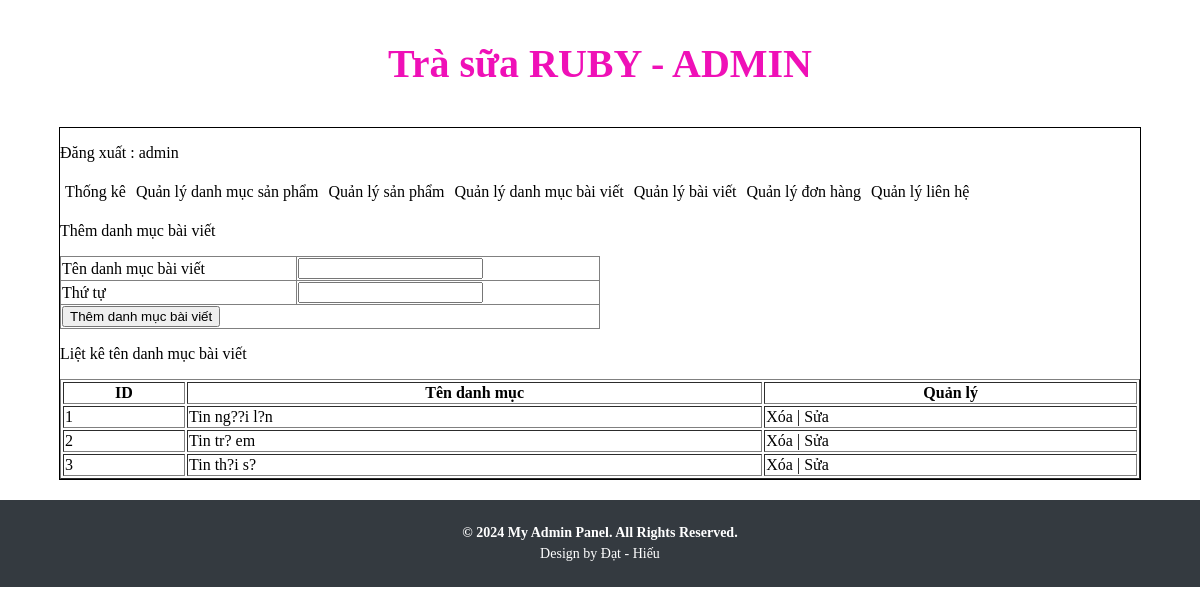
The app's page /admin/index.php?action=quanlydanhmucbaiviet&query=them (signed in) with its own data.
### tables this page shows
CREATE TABLE IF NOT EXISTS `tbl_danhmucbaiviet` (
  `id_baiviet` int(11) NOT NULL AUTO_INCREMENT,
  `tendanhmuc_baiviet` varchar(255) NOT NULL,
  `thutu` int(11) NOT NULL,
  PRIMARY KEY (`id_baiviet`)
);

### admin/modules/quanlydanhmucbaiviet/lietke.php (the view, shortened to what this page needs)
<?php
    $sql_lietke_danhmucbv = "SELECT * FROM tbl_danhmucbaiviet ORDER BY thutu DESC";
    $query_lietke_danhmucbv = mysqli_query($mysqli,$sql_lietke_danhmucbv);
?>
<p>Liệt kê tên danh mục bài viết</p>
<table style="width:100%" border="1" style="border-collapse: collapse;">
    <tr>
        <th>ID</th>
        <th>Tên danh mục</th>
        <th>Quản lý</th>
    </tr>
    <?php
        $i=0;
        while($row = mysqli_fetch_array($query_lietke_danhmucbv)){
        $i++;
    ?>
    <tr>
        <td><?php echo $i  ?></td>
        <td><?php echo $row['tendanhmuc_baiviet'] ?></td>
        <td>
            <a href="modules/quanlydanhmucbaiviet/xuly.php?idbaiviet=<?php echo $row['id_baiviet'] ?>">Xóa</a> |
            <a href="?action=quanlydanhmucbaiviet&query=sua&idbaiviet=<?php echo $row['id_baiviet'] ?>">Sửa</a>
        </td>
    </tr>
    <?php
        }
    ?>
</table>

### admin/css/style.css (style rules this page uses)
body { margin: 0; padding: 0; }

### admin/index.php (style rules this page uses)
a { text-decoration: none; color: black; }

### admin/modules/quanlydanhmucbaiviet/lietke.php (style rules this page uses)
a { text-decoration: none; color: black; }

### records on screen
tbl_danhmucbaiviet: tendanhmuc_baiviet "Tin ng??i l?n"
tbl_danhmucbaiviet: tendanhmuc_baiviet "Tin tr? em"
tbl_danhmucbaiviet: tendanhmuc_baiviet "Tin th?i s?"

### other values on screen
$_SESSION['dangnhap'] "admin"
